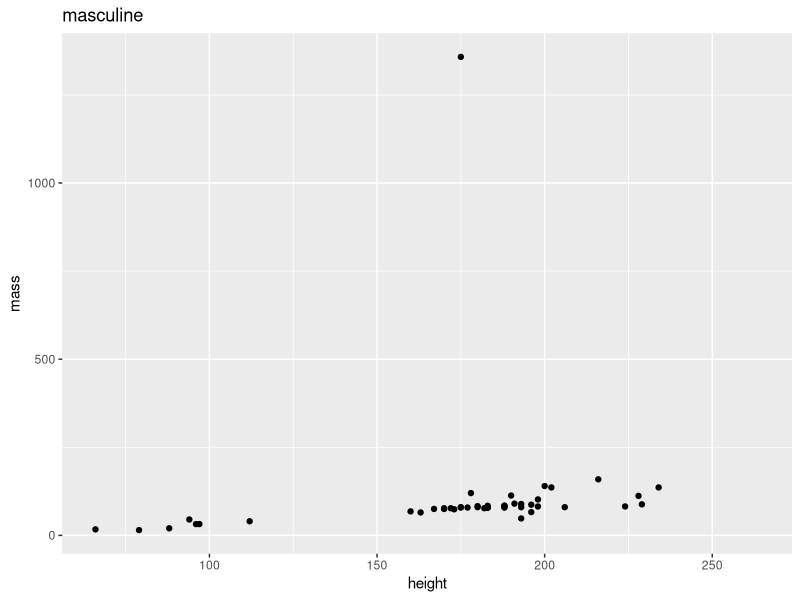
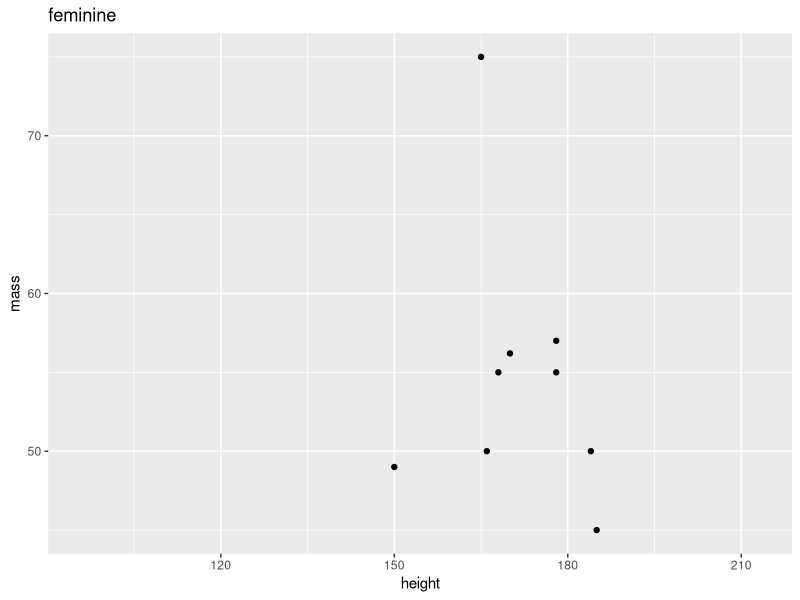
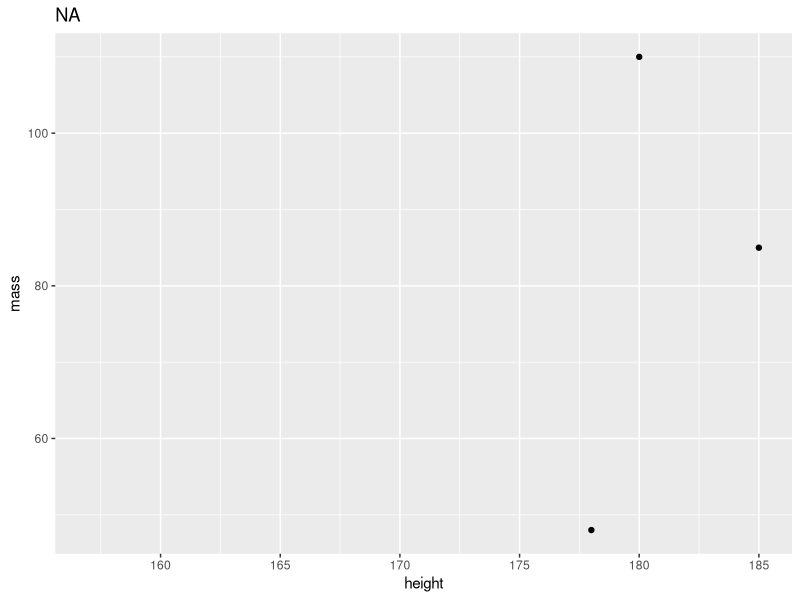

Here is the R script that generated these plots, in order:
## ---- chunk 1
library(tidyverse)
## ---- chunk 2
starwars |>
  group_by(gender) |>
  nest()
## ---- chunk 3
starwars |>
  nest(-gender)
## ---- chunk 4
make_me_a_plot <- function(df) {
  df %>% 
    ggplot(aes(height, mass)) +
    geom_point() 
}

starwars |>
  nest(data = -gender) |>
  mutate(my_plot = map(data, make_me_a_plot)) #|>
  # pull(my_plot)
## ---- chunk 5
starwars |> 
  nest(my_df = -gender) |> 
  group_by(my_df) |>
  mutate(my_plot = map(my_df, make_me_a_plot)) |> 
  mutate(my_plot_with_title = map(my_plot, ~ .x + ggtitle(gender))) |>
  pull(my_plot_with_title)
## ---- chunk 6
starwars |>
  group_by(sex) |>
  nest(-sex) |>
  mutate(my_plot = map(data, make_me_a_plot)) |>
  mutate(my_plott = map(my_plot, ~ .x + labs(title = sex))) |> 
  mutate(my_model = map(data, ~ lm(mass ~ height, data = .x))) |>
  mutate(my_tidy_model = map(my_model, broom::tidy)) |> 
  unnest(my_tidy_model) #|>
  # filter(term != "(Intercept)") |> 
  # filter(p.value < 0.05) |> 
  # mutate(my_reg_plot = map(data, ~ .x |>
  #                            ggplot(aes(height, mass)) +
  #                            geom_smooth(method = lm, se = FALSE) +
  #                            geom_point())) |> 
  # pull(my_reg_plot)
